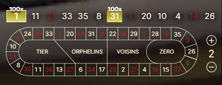
#> input picture screen/past.png, 222 x 85 px
$ python screen_finder_6.py
#> lines starting #> are read from the running program, lines starting #| are printed output that depends on the picture
import cv2
import numpy as np
import pyautogui
import time

def mouse_movement(center_x, center_y):
    # Move the mouse to the specified coordinates
    pyautogui.moveTo(center_x, center_y)

def read_order_file(file_path):
    try:
        with open(file_path, 'r') as file:
            lines = file.readlines()
            order_data = {line.split(':')[0].strip(): line.split(':')[1].strip() for line in lines}
            return order_data
    except FileNotFoundError:
        print(f'File not found: {file_path}')
        return None

def find_objects_on_live_screen(template_paths, padding=10, order_file_path='order.txt', bets_section_path='screen/bets.png'):
    # Load the template images
#> called with padding = 10, order_file_path = 'order.txt', bets_section_path = 'screen/bets.png'
    templates_rgb = [cv2.imread(template_path) for template_path in template_paths]
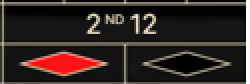
#> input picture screen/colors.png, 125 x 42 px (shown 2 times larger)
#> templates_rgb = 2 items
    bets_section_rgb = cv2.imread(bets_section_path)
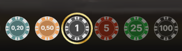
#> input picture screen/bets.png, 182 x 51 px
#> bets_section_rgb is the input picture: shape (51, 182, 3); mean B, G, R 49.7, 57.7, 61.4

    # Get the dimensions of the templates
    template_shapes = [template.shape[:2] for template in templates_rgb]
#> template_shapes = [(85, 222), (42, 125)]
    bets_section_shape = bets_section_rgb.shape[:2]
#> bets_section_shape = (51, 182)

    # Initialize a variable to alternate between bottom-left and bottom-right sections
    alternate_click = False

    while True:
        # Read the order file
        order_data = read_order_file(order_file_path)
#> (reads order.txt from the repository)

        if order_data is not None:
            # Take a screenshot of the entire screen as a NumPy array
            screenshot_np = np.array(pyautogui.screenshot())

            found_regions = []

            # Loop through each template
            for i, template_rgb in enumerate(templates_rgb):
                # Match the template using template matching
                result = cv2.matchTemplate(screenshot_np, template_rgb, cv2.TM_CCOEFF_NORMED)

                # Find the location of the best match
                _, _, _, max_loc = cv2.minMaxLoc(result)

                # Get the dimensions of the template
                h, w = template_shapes[i]

                # Define the region of interest (ROI) with padding
                top_left = (max_loc[0] - padding, max_loc[1] - padding)
                bottom_right = (max_loc[0] + w + padding, max_loc[1] + h + padding)

                # Crop the region of interest
                roi = screenshot_np[top_left[1]:bottom_right[1], top_left[0]:bottom_right[0]]

                found_regions.append((top_left, bottom_right, roi))
#> this loop made 1 pass
#> after the loop, found_regions = []

            # Find the "bets section"
            bets_result = cv2.matchTemplate(screenshot_np, bets_section_rgb, cv2.TM_CCOEFF_NORMED)
            _, _, _, bets_max_loc = cv2.minMaxLoc(bets_result)

            # Get the dimensions of the "bets section"
            bets_h, bets_w = bets_section_shape

            # Define the region of interest (ROI) for the "bets section"
            bets_top_left = (bets_max_loc[0], bets_max_loc[1])
            bets_bottom_right = (bets_max_loc[0] + bets_w, bets_max_loc[1] + bets_h)

            # Crop the "bets section"
            bets_roi = screenshot_np[bets_top_left[1]:bets_bottom_right[1], bets_top_left[0]:bets_bottom_right[0]]

            found_regions.append((bets_top_left, bets_bottom_right, bets_roi))

            # Click on the specified number in the "bets section" if the color is black
            # if order_data['color'] == 'red':
            # Calculate the number based on the "bet" value in the order file
            bet_number = int(order_data.get('bet', 1))
            bets_section_width = bets_bottom_right[0] - bets_top_left[0]
            bet_width = bets_section_width // 6
            target_x = bets_top_left[0] + (bet_number - 1) * bet_width + bet_width // 2
            target_y = (bets_top_left[1] + bets_bottom_right[1]) // 2
            mouse_movement(target_x, target_y)
            # Display the live results
            time.sleep(2)
            for i, (top_left, bottom_right, region) in enumerate(found_regions):
                # Move the mouse to the center of the "control panel" part
                if i == 1:  # Assuming "control panel" is the second template
                    center_x = (top_left[0] + bottom_right[0]) // 2
                    center_y = (top_left[1] + bottom_right[1]) // 2

                    # Divide the "control panel" part into four sections
                    quarter_width = (bottom_right[0] - top_left[0]) // 2
                    quarter_height = (bottom_right[1] - top_left[1]) // 2

                    # Check the color specified in the order file and move the mouse accordingly
                    if order_data['color'] == 'red':
                        mouse_movement(center_x - quarter_width // 2, center_y + quarter_height // 2)
                    elif order_data['color'] == 'black':
                        mouse_movement(center_x + quarter_width // 2, center_y + quarter_height // 2)

                    # Toggle the variable to alternate between bottom-left and bottom-right sections
                    alternate_click = not alternate_click


            # Wait for a shorter time between frames (adjust as needed)
            time.sleep(2)

        # Break the loop when the 'q' key is pressed
        if cv2.waitKey(1) & 0xFF == ord('q'):
            break

    # Release the display windows
    cv2.destroyAllWindows()

# Specify the paths to your template images
template_paths = ['screen/past.png', 'screen/colors.png']

# Call the function to find both objects on the live screen and show the live results
#> (the run stopped early here; a loop or call above may not have finished)
